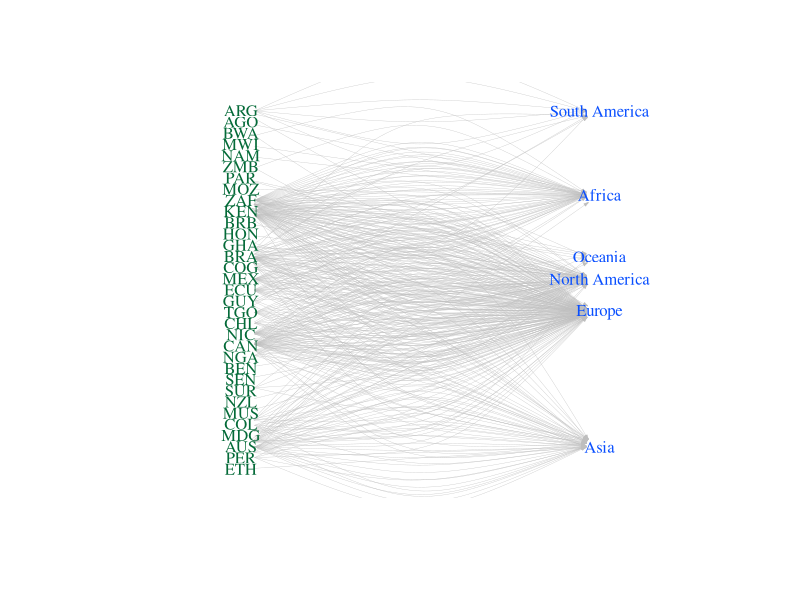

R code for this plot:
library(readr)
Exporters <- read_csv("Data/InsectsLeadingExporters.csv")
ExpImp <- Exporters[c(2,3,8)]

library(igraph)
bn <- graph_from_data_frame(ExpImp, directed = TRUE)
bipartite.mapping(bn)
V(bn)$type <- bipartite_mapping(bn)$type
V(bn)$labelcolor <- ifelse(V(bn)$type, "#094FFF", "#046A38")
V(bn)$shape <- "none" 
#V(bn)$labelcolor <- ifelse(V(bn)$type, "#FF671F", "#046A38")
E(bn)$color <- "gray"
E(bn)$width <- 0.3

# Set edge attributes
#E(bn)$linetype <- ifelse(E(bn)$ProgramType == "Bachelor", 1, 2)  # 1 for solid, 2 for dashed


layout <- layout_as_bipartite(bn)
rotated_layout <- cbind(-layout[, 2], layout[, 1])
set.seed(1107)
plot(bn, vertex.label = V(bn)$name, layout = rotated_layout, main = "",
     vertex.label.color = V(bn)$labelcolor, edge.lty = E(bn)$linetype, vertex.shape = "none",
     edge.arrow.size =  0.2)
